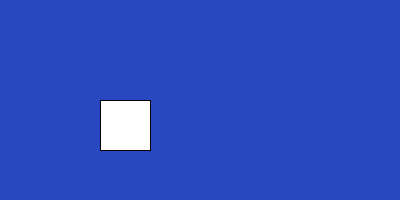
Frame 1 (no input)
Frame 60 (the mouse pressed at the canvas centre just before this capture): identical to frame 1, image omitted
Frame 120 (the mouse held since frame 60 and released just before this capture): identical to frame 1, image omitted

The Processing sketch that drew this single still picture (run headless with seeded random() and noise(); from frame 60 on, the mouse is pressed at the canvas centre):

// Processing sketch: week17_01
// ── week17_01.pde
void setup(){
  size (400,200);
  textSize(40);
}
int x=100,y=100,vx=0,vy=0;
  void draw(){
  background(#2748BF);
  rect(x,y,50,50);
  x+=vx;
  
}
void keyPressed(){
  if(keyCode==LEFT) vx-=1;
  if(keyCode==RIGHT) vx+=1;
  
}
void keyReleased(){
  vx=0;
}
